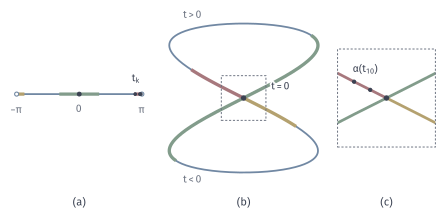

Here is the Python script that generated this plot:
"""Figure eight alpha(t)=(sin 2t, sin t) on (-pi,pi): parameter interval, whole image, and zoom at the origin."""
from pathlib import Path
import sys
ROOT = next(p for p in Path(__file__).resolve().parents if (p/"build.sh").is_file() and (p/"tex/book.tex").is_file())
sys.path.insert(0, str(ROOT/"figures/04-spaces-measures-and-geometry/04-manifolds/matplotlib/mfd-common"))
from mfd3d import *
W, H = 112, 54
fig, ax = canvas(W, H)
y0 = 30
x = lambda t: 4+(np.asarray(t)+np.pi)/(2*np.pi)*32
ax.plot([x(-np.pi), x(np.pi)], [y0, y0], color=BLUE, lw=1.3, zorder=2)
ax.plot([x(-1), x(1)], [y0, y0], color=GREEN, lw=2.4, solid_capstyle='butt', zorder=3)
ax.plot([x(2.75), x(np.pi)], [y0, y0], color=RED, lw=2.4, solid_capstyle='butt', zorder=3)
ax.plot([x(-np.pi), x(-2.75)], [y0, y0], color=YELLOW, lw=2.4, solid_capstyle='butt', zorder=3)
for t, s in ((-np.pi, r'$-\pi$'), (0, '$0$'), (np.pi, r'$\pi$')):
    label(ax, (float(x(t)), y0-4), s, 7.5, MUTED)
for t in (-np.pi, np.pi):
    dot(ax, (float(x(t)), y0), BLUE, size=1.4, hollow=True)
dot(ax, (float(x(0)), y0), INK, size=1.3)
for k in (3, 10, 20):
    dot(ax, (float(x(np.pi-1/k)), y0), INK, size=.9)
label(ax, (float(x(np.pi-.3)), y0+4), '$t_k$', 7.5, halo=True)
panel_tag(ax, float(x(0)), 1.6, '(a)')
# (b) figure eight
c = np.array([62., 29.]); u = 19.
tt = np.linspace(-np.pi, np.pi, 1441)
def al(t): return np.c_[c[0]+u*np.sin(2*t), c[1]+u*np.sin(t)]
ax.plot(*al(tt[1:-1]).T, color=BLUE, lw=1.3, zorder=2)
ax.plot(*al(np.linspace(-1, 1, 300)).T, color=GREEN, lw=2.4, solid_capstyle='butt', zorder=3)
ax.plot(*al(np.linspace(2.75, np.pi-1e-3, 100)).T, color=RED, lw=2.4, solid_capstyle='butt', zorder=3)
ax.plot(*al(np.linspace(-np.pi+1e-3, -2.75, 100)).T, color=YELLOW, lw=2.4, solid_capstyle='butt', zorder=3)
from matplotlib.patches import Rectangle
sq = .3
ax.add_patch(Rectangle((c[0]-u*sq, c[1]-u*sq), 2*u*sq, 2*u*sq, fc='none', ec=MUTED, lw=.7, ls=(0, (2.2, 1.8)), zorder=4))
dot(ax, c, INK, zorder=8)
label(ax, c+[9.5, 3.0], '$t=0$', 7.5, halo=True)
label(ax, c+[-13, 21], '$t>0$', 7.5, MUTED); label(ax, c+[-13, -21], '$t<0$', 7.5, MUTED)
panel_tag(ax, c[0], 1.6, '(b)')
# (c) zoom near origin
c2 = np.array([98.5, 29.]); zo = 12.5/.3
def alz(t): return np.c_[c2[0]+zo*np.sin(2*t), c2[1]+zo*np.sin(t)]
from matplotlib.patches import Rectangle as R
clip = R((c2[0]-12.5, c2[1]-12.5), 25, 25, transform=ax.transData, fc='none', ec=MUTED, lw=.7, ls=(0, (2.2, 1.8)), zorder=4)
ax.add_patch(clip)
for seg, col, lw in ((np.linspace(-1, 1, 400), GREEN, 2.0), (np.linspace(2.6, np.pi-1e-3, 300), RED, 2.0), (np.linspace(-np.pi+1e-3, -2.6, 300), YELLOW, 2.0)):
    ln, = ax.plot(*alz(seg).T, color=col, lw=lw, solid_capstyle='butt', zorder=3); ln.set_clip_path(clip)
dot(ax, c2, INK, zorder=8)
for k, m in ((10, '$k=10$'), (20, '$k=20$')):
    t = np.pi-1/k
    Pk = alz(np.array([t]))[0]
    dot(ax, Pk, INK, size=1.1, zorder=8)
Pk3 = alz(np.array([np.pi-1/10]))[0]
label(ax, Pk3+[3.0, 3.2], '$\\alpha(t_{10})$', 7.5, halo=True)
panel_tag(ax, c2[0], 1.6, '(c)')
save(fig, Path(__file__).resolve().parent, 'figure', {'formula': 'alpha(t)=(sin 2t, sin t), t in (-pi,pi); green t in (-1,1), red t in (2.75,pi), yellow t in (-pi,-2.75); t_k=pi-1/k'})
